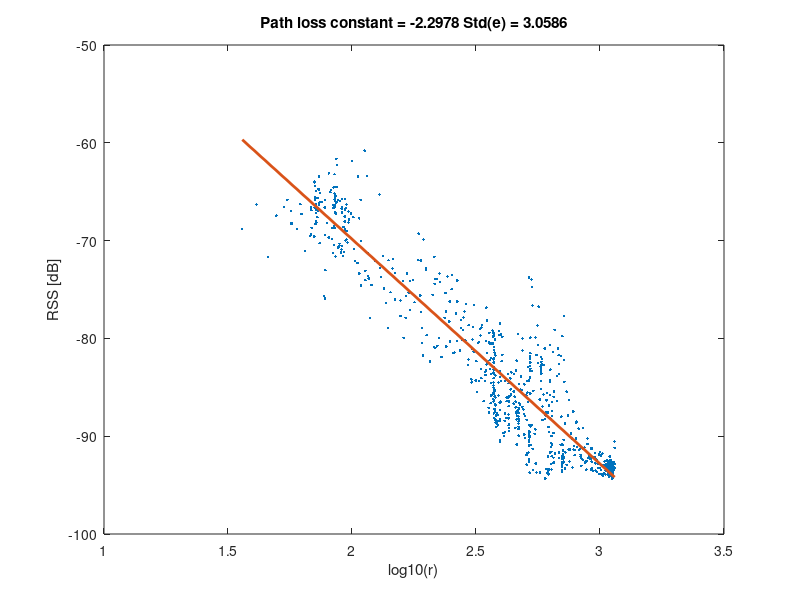

MATLAB code to generate this figure:
function wimax
% WIMAX RSS data from a wimax network in Brussels
%
% Data collected by Dr Mussa Bhsara

% Copyright Fredrik Gustafsson, Sigmoid AB
% $ Revision: v2023.4 $

load wimax
N=length(y.y);
Phi=[ones(N,1) log10(y.t)];
th=Phi\y.y
Phi1=[1 log10(min(y.t)); 1 log10(max(y.t))];
yhat=Phi1*th;
ind=find(y.y<400);
th=Phi(ind,:)\y.y(ind);
eps=y.y(ind)-Phi(ind,:)*th;
lamhat=eps'*eps/length(ind)
r=sqrt(lamhat)

plot(log10(y.t),y.y,'.',Phi1(:,2),yhat,'-','linewidth',2)
title(['Path loss constant = ',num2str(th(2)/10),' Std(e) = ',num2str(r)])
xlabel('log10(r)')
ylabel('RSS [dB]')
